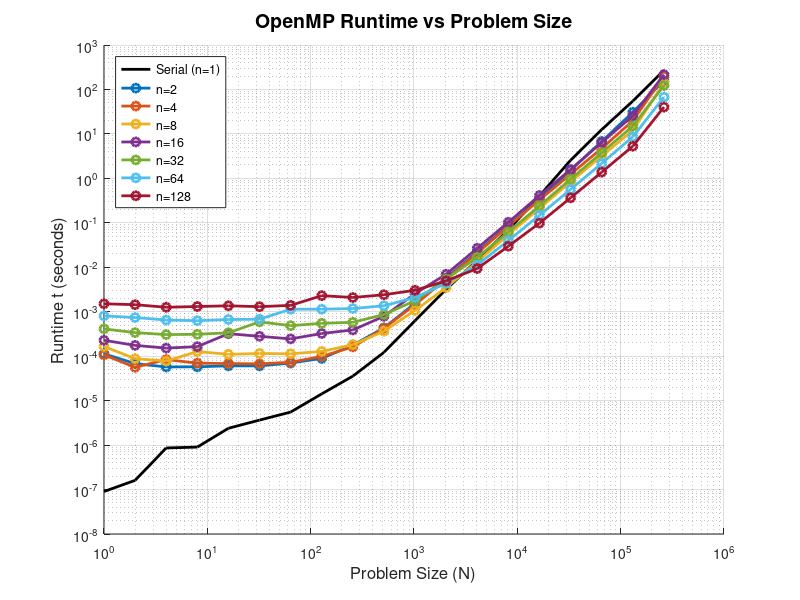

Reproduce this figure in MATLAB.
close all
clc

data = load('data.txt');

% Extract columns
N      = data(:,1);
serial = data(:,2);
t2     = data(:,3);
t4     = data(:,4);
t8     = data(:,5);
t16    = data(:,6);
t32    = data(:,7);
t64    = data(:,8);
t128   = data(:,9);

figure;
hold on;

% Plot Serial (BLACK per requirement)
plot(N, serial, 'k-', 'LineWidth', 2);

% Plot Parallel Results (different colors automatically assigned)
plot(N, t2,   '-o', 'LineWidth', 2);
plot(N, t4,   '-o', 'LineWidth', 2);
plot(N, t8,   '-o', 'LineWidth', 2);
plot(N, t16,  '-o', 'LineWidth', 2);
plot(N, t32,  '-o', 'LineWidth', 2);
plot(N, t64,  '-o', 'LineWidth', 2);
plot(N, t128, '-o', 'LineWidth', 2);

% Log scale is appropriate for large N growth
set(gca, 'XScale', 'log');
set(gca, 'YScale', 'log');

xlabel('Problem Size (N)', 'FontSize', 12);
ylabel('Runtime t (seconds)', 'FontSize', 12);
title('OpenMP Runtime vs Problem Size', 'FontSize', 14);

legend('Serial (n=1)', ...
       'n=2', 'n=4', 'n=8', 'n=16', 'n=32', 'n=64', 'n=128', ...
       'Location', 'northwest');

grid on;
set(gcf,'Color','white');

hold off;
